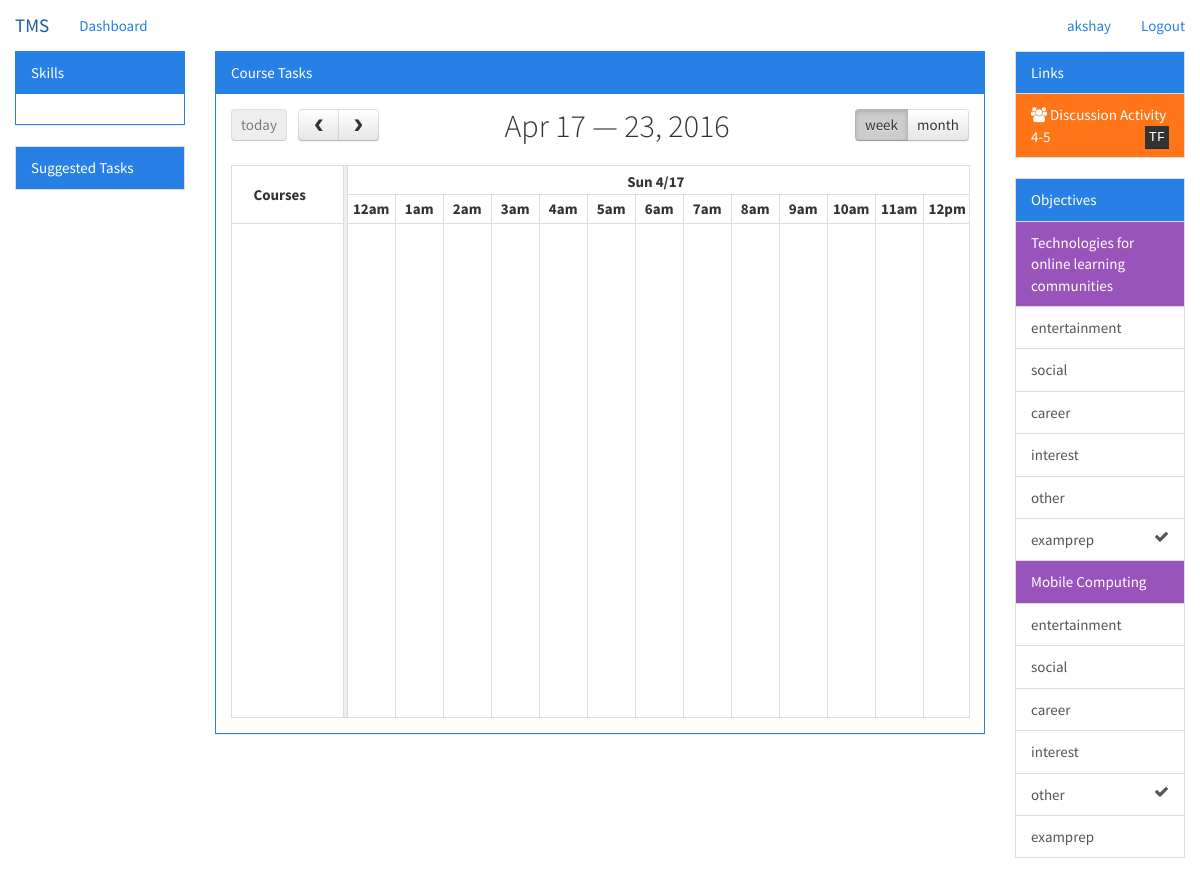
The app's page /home/ (signed in) with its own data.
### TMS/models.py (models this page shows, shortened)
class Task(models.Model):
    title = models.CharField(max_length=20)
    description = models.TextField(blank=True)
    start = models.DateTimeField(null=True)
    end = models.DateTimeField(null=True)
    skills = models.ManyToManyField('Skill', related_name="tasks")
    course_owner = models.ForeignKey('Course', null=True, related_name="tasks")
    user_owner = models.ForeignKey('TMSUser', null=True, related_name="tasks")
    def to_json(self, isoformat=True):
        if self.end < timezone.now():
            self.completed = True
            self.save()
        if self.course_owner is not None:
            owner = self.course_owner.title
        elif self.user_owner is not None:
            owner = self.user_owner.get_username()
        else:
            owner = "None"
        format_start = self.start.isoformat()
        format_end = self.end.isoformat()
        if not isoformat:
            format_start = self.start.strftime('%m-%d-%Y %H:%M:%S')
            format_end = self.end.strftime('%m-%d-%Y %H:%M:%S')
        ret = {
            'id': self.title.replace(' ', '_').lower(),
            'title': self.title,
            'description': self.description,
            'start': format_start,
            'end': format_end,
            'owner': owner,
            'skills': [s.name for s in self.skills.all()]
        }
        return ret

class Course(models.Model):
    title = models.CharField(max_length=50)
    instructor = models.CharField(max_length=20)
    semester = models.CharField(max_length=10)
    students = models.ManyToManyField(TMSUser, through="Membership", related_name="courses")

class Membership(models.Model):
    user = models.ForeignKey('TMSUser', on_delete=models.CASCADE)
    course = models.ForeignKey('Course', on_delete=models.CASCADE)
    objective = models.CharField(max_length=50)

### TMS/views.py (the view)
# urls.py: url(r'^home/$', views.home, name="home"),
def home(request):
    if not request.user.is_authenticated():
        return redirect('/')
    u = models.TMSUser.objects.get(user=request.user)
    return render(request, 'dashboard.html', {
        'title': 'Dashboard',
        'user_login': {
            'url': '/logout',
            'msg': 'Logout',
            'name': request.user.username,
        },
        'reputation': u.reputation,
        'colocate': u.colocate,
        'objectives': get_objectives(u),
        'notifications': get_notifications(u),
        'skills': [skill.name for skill in models.Skill.objects.all()]
   })

### TMS/views.py (called while the page is built)
def get_objectives(user):
    ret = {}
    for c in user.courses.all():
        m = models.Membership.objects.filter(Q(user=user)&Q(course=c)).all()
        objs = list(set([me.objective for me in models.Membership.objects.all()]))
        ret[c.title] = {
            'myobj': m[0].objective,
            'myobjid': '{0}-{1}'.format(c.title.replace(' ','_'), m[0].objective),
            'objs': [{
                'name': o,
                'id': '{0}-{1}'.format(c.title.replace(' ','_'), o)
                } for o in objs]
        }
    return ret

def get_notifications(user):
    ret = []
    for course in user.courses.all():
        for task in course.tasks.all():
            g = user.groups.filter(task=task).all()
            if not g:
                t = task.to_json()
                abbr = [w[0].upper() for w in course.title.split(' ')]
                t['course_abbr'] = ''.join(abbr[:2])
                ret.append(t)
    return ret

### templates/dashboard.html (shortened to what this page needs)
{% extends "base.html" %}
{% block content %}
{% load staticfiles %}
<link rel="stylesheet" href="{% static 'css/fullcalendar.min.css' %}">
<link rel="stylesheet" href="{% static 'css/scheduler.min.css' %}">
<div class="container-fluid">
    <div class="row">
        <div class="col-md-2">
            <div class="panel panel-primary">
                <div class="panel-heading">Skills</div>
                <div class="panel-body" id="radarchart"></div>
            </div>
            <ul class="list-group" id="suggested">
                <li class="list-group-item active">Suggested Tasks</li>
            </ul>
        </div>
        <div class="col-md-8">
            <div class="panel panel-primary">
                <div class="panel-heading">Course Tasks</div>
                <div class="panel-body" id="cal_holder"></div>
            </div>
        </div>
        <div class="col-md-2">
            <ul class="list-group" id="goto">
                <li class="list-group-item active">Links</li>
                {% for n in notifications %}
                <a href="/bulletin/?course={{n.owner}}&task={{n.title}}" class="list-group-item list-group-item-warning notify">
                   <i class="fa fa-users"></i>&nbsp;{{n.title}}<kbd class="ralign">{{n.course_abbr}}</kbd>
                </a>
                {% endfor %}
            </ul>
            <ul class="list-group">
                <li class="list-group-item active">Objectives</li>
                {% for course, val in objectives.items %}
                <li class="list-group-item list-group-item-info">{{ course }}</li>
                {% for obj in val.objs %}
                <a href="#" id="{{obj.id}}" class="objselect list-group-item">{{ obj.name }}{% if obj.name == val.myobj %}<i class="ralign fa fa-check"></i>{% endif %}</a>
                {% endfor %}
                {% endfor %}
            </ul>
        </div>
    </div>
</div>
{% endblock %}

### templates/base.html (shortened to what this page needs)
<!DOCTYPE html>
<html lang="en">
    {% load staticfiles %}
    <head>
        <link rel="stylesheet" href="{% static 'css/bootstrap-light.min.css' %}">
        <link rel="stylesheet" href="{% static 'font-awesome/css/font-awesome.min.css' %}">
    </head>
    <body>
        <div class="navbar navbar-static-top">
            <div class="container-fluid">
                <div class="navbar-header">
                    <a class="navbar-brand" href="/home">TMS</a>
                </div>
                <ul class="nav navbar-nav navbar-left">
                    <li><a href="/home">Dashboard</a></li>
                </ul>
                 <ul class="nav navbar-nav navbar-right">
                    <li><a href="#">{{ user_login.name }}</a></li>
                    <li><a href="{{ user_login.url }}">{{ user_login.msg }}</a></li>
                 </ul>
            </div>
        </div>
        {% block content %}
        {% endblock %}
    </body>
</html>

### templates/base.html (style rules this page uses)
.navbar { margin-bottom: 0px; }

### templates/dashboard.html (style rules this page uses)
.ralign { float: right; }
.fc-event, kbd { cursor: pointer; }

### records on screen
Task: title "Discussion Activity 4-5"
Course: objectives "Technologies for online learning communities"
Membership: name "entertainment" "entertainment"
Membership: name "social" "social"
Membership: name "career" "career"
Membership: name "interest" "interest"
Membership: name "other" "other"
Membership: name "examprep" "examprep"
Course: objectives "Mobile Computing"

### other values on screen
{{ user_login.name }} "akshay"
{{ user_login.msg }} "Logout"
{{ n.course_abbr }} "TF"
